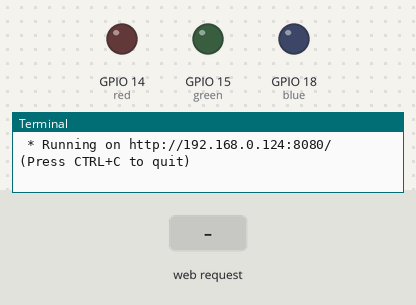
The program below on a simulated Raspberry Pi (BCM pin numbers). Shown: output pins drawn as LEDs (lit = HIGH), the last lines printed to the terminal. The test bench sets the inputs (shaded band). The clock reads 2024-03-15 10:24:30 at power-on unless the program sets it.

Above: at 1.2 s.
1.3 s: HTTP request for /red_on received
At 1.8 s:
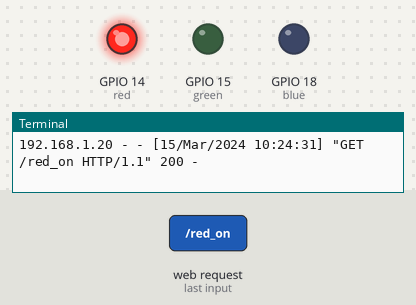
2.8 s: HTTP request for /green_on received
At 4.0 s:
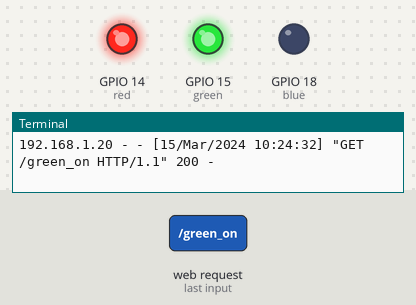
4.3 s: HTTP request for /blue_on received
At 5.3 s:
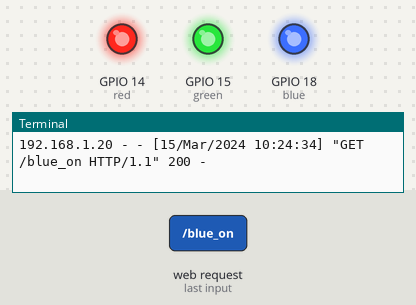
Timing chart, 0 to 7.3 s (numbered marks = the images above; inputs shaded):
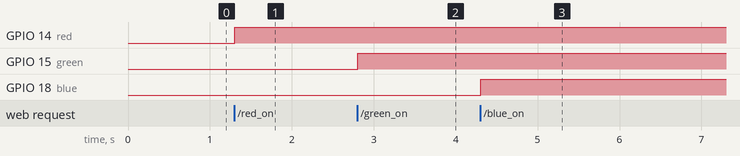

Measured:
- after the input at 1.3 s, GPIO 14 (red): LOW → HIGH at once
- after the input at 2.8 s, GPIO 15 (green): LOW → HIGH at once
- after the input at 4.3 s, GPIO 18 (blue): LOW → HIGH at once

The program:

ledToggle1.py
```python
from flask import Flask
import RPi.GPIO as GPIO

GPIO.setmode(GPIO.BCM)

red = 14
green = 15
blue = 18
GPIO.setup(red, GPIO.OUT)
GPIO.setup(green, GPIO.OUT)
GPIO.setup(blue, GPIO.OUT)

app = Flask(__name__)

@app.route('/')
def hello():
    return "LED 제어를 위해 주소 변경하세요"

@app.route('/red_on')
def red_on():
    GPIO.output(red, True)
    return 'LED Red On'

@app.route('/green_on')
def green_on():
    GPIO.output(green, True)
    return "LED Green On"

@app.route('/blue_on')
def blue_on():
    GPIO.output(blue, True)
    return "LED Blue On"

@app.route('/LED off')
def LED_off():
    GPIO.output(red, False)
    GPIO.output(green, False)
    GPIO.output(blue, False)
    return "LED OFF"

@app.route('/clean up')
def cleanUp():
    GPIO.cleanup()
    return "clean up"

if __name__ == '__main__':
    app.run(host = '192.168.0.124', port = 8080)
```
